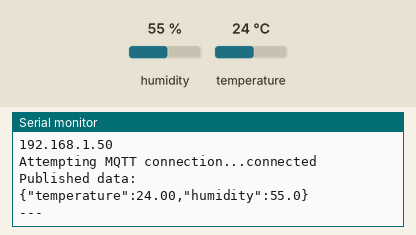
This sketch was run on a simulated ESP32. Shown: the last lines printed to the serial monitor. The inputs (shaded band) are chosen by the test bench; at power-on: humidity 55 %, temperature 24 °C. WiFi joins after 1.5 s; servers stay silent unless stated; random numbers use the default seed unless the sketch sets one; no MQTT or app messages arrive unless stated.

Above: at 4.7 s.
4.8 s: humidity set to 22 %
At 9.3 s:
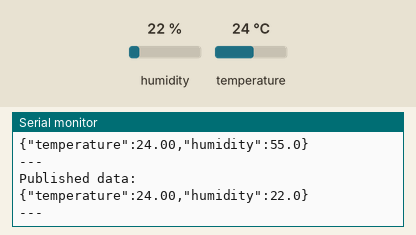
10.4 s: temperature set to 12 °C
At 14.7 s:
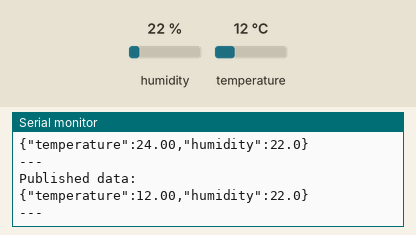
16.0 s: humidity set to 40 %
At 18.9 s:
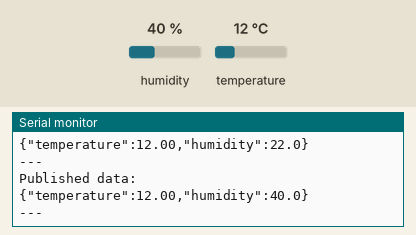
Timing chart, 0 to 20.4 s (numbered marks = the images above; inputs shaded):
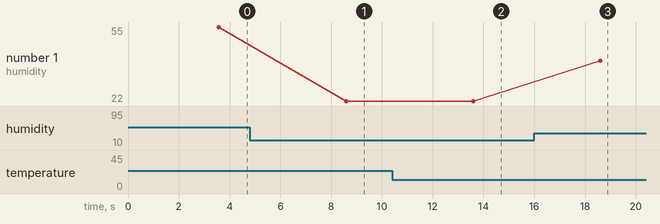

The sketch:

Wokwi-dht22-mqtt.ino
```cpp
#include <WiFi.h>
#include <PubSubClient.h>
#include <DHTesp.h> // Include DHT library

// WiFi settings
const char *ssid = "Wokwi-GUEST";
const char *password = "";

// MQTT settings
const char *mqtt_server = "test.mosquitto.org";
const int mqtt_port = 1883;
const char *mqtt_user = "";
const char *mqtt_password = "";
const char *sensorDataTopic = "sensor/data"; // MQTT topic for sensor data

const int DHT_PIN = 23;

WiFiClient espClient;
PubSubClient client(espClient);

DHTesp dht; // Initialize DHT sensor object

void setup_wifi()
{
  delay(10);
  Serial.println();
  Serial.print("Connecting to ");
  Serial.println(ssid);

  WiFi.begin(ssid, password);

  while (WiFi.status() != WL_CONNECTED)
  {
    delay(500);
    Serial.print(".");
  }

  Serial.println("");
  Serial.println("WiFi connected");
  Serial.println("IP address: ");
  Serial.println(WiFi.localIP());
}

void reconnect()
{
  while (!client.connected())
  {
    Serial.print("Attempting MQTT connection...");
    String clientId = "ESP32Client-";
    clientId += String(random(0xffff), HEX);
    if (client.connect(clientId.c_str(), mqtt_user, mqtt_password))
    {
      Serial.println("connected");
    }
    else
    {
      Serial.print("failed, rc=");
      Serial.print(client.state());
      Serial.println(" try again in 5 seconds");
      delay(5000);
    }
  }
}

void setup()
{
  Serial.begin(115200);
  setup_wifi();
  client.setServer(mqtt_server, mqtt_port);

  dht.setup(DHT_PIN, DHTesp::DHT22); // Initialize DHT sensor

  // Wait a few seconds to stabilize sensor readings
  delay(2000);
}

void loop()
{
  if (!client.connected())
  {
    reconnect();
  }

  // Read data from DHT sensor
  TempAndHumidity data = dht.getTempAndHumidity();

  if (isnan(data.temperature) || isnan(data.humidity))
  {
    Serial.println("Failed to read from DHT sensor!");
    delay(2000);
    return;
  }

  // Format data as JSON
  String jsonString = "{\"temperature\":" + String(data.temperature, 2) + ",\"humidity\":" + String(data.humidity, 1) + "}";
  char jsonCharArray[jsonString.length() + 1];
  jsonString.toCharArray(jsonCharArray, jsonString.length() + 1);

  // Publish data to MQTT broker
  client.publish(sensorDataTopic, jsonCharArray);

  // Print to serial monitor for debugging
  Serial.println("Published data:");
  Serial.println(jsonString);
  Serial.println("---");

  client.loop(); // Ensure MQTT client is connected and processes incoming messages

  delay(5000); // Wait 5 seconds before next reading
}
```

Measured:
- after the input at 4.8 s, the serial monitor: prints a new line after 3.8 s (image 1)
- after the input at 10.4 s, the serial monitor: prints a new line after 3.2 s (image 2)
- after the input at 16.0 s, the serial monitor: prints a new line after 2.6 s (image 3)
- plotted number 1: 55 → 22 after the input at 4.8 s, 22 → 40 after the input at 16.0 s
